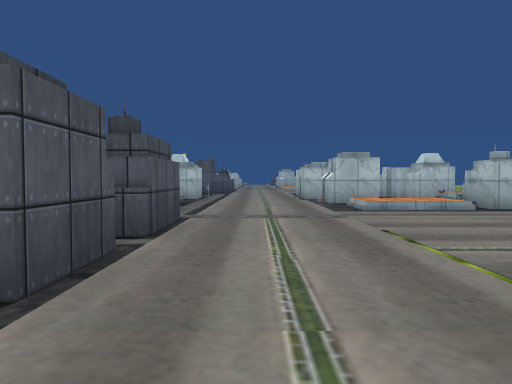
view 1 (above)

24 first-person views from a walk through a 3-D level made in the Unity game engine. The camera is 1.3 m above the floor, tilts 2° down and sees 70° across. The floor is counted in squares, 2 m on a side. Each view is taken from the middle of a square. On the plan, view 1 faces up. The plan holds only what a view shows up to about 11 squares ahead; the rest is blank. The place goes on beyond the plan. Some surface patterns are stand-ins.

view 2
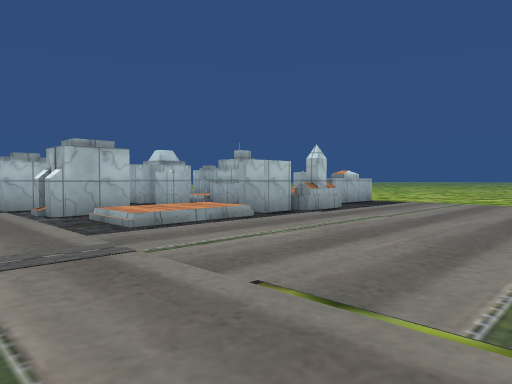

view 3
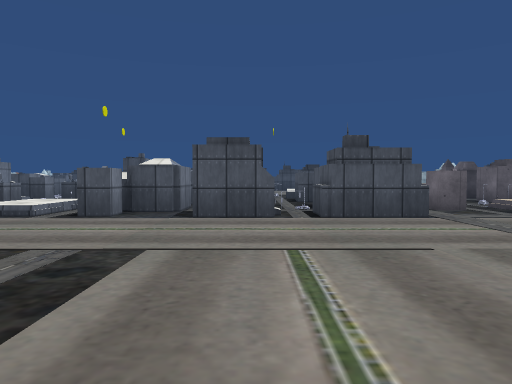

view 4
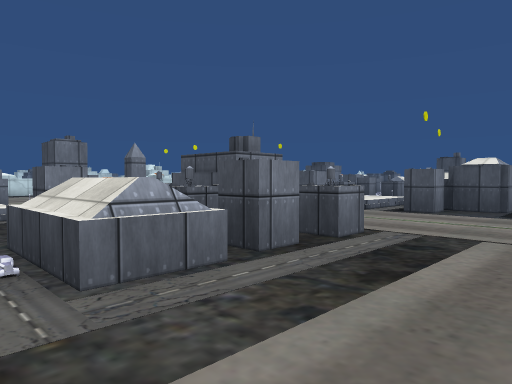

view 5
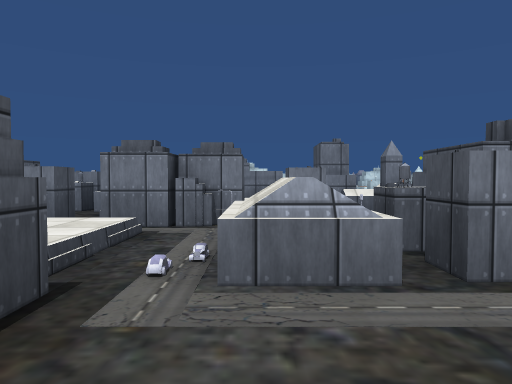

view 6
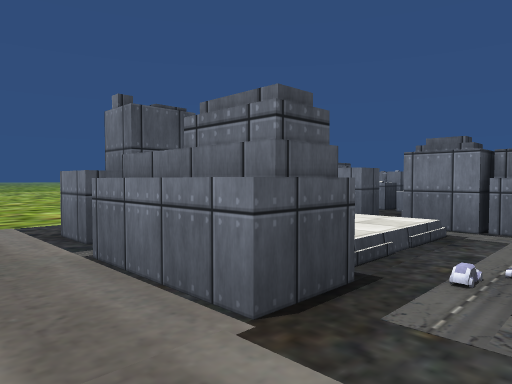

view 7
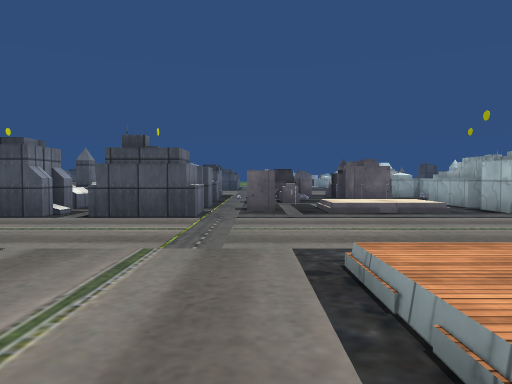

view 8
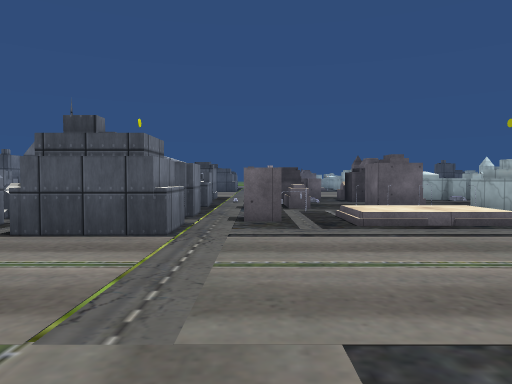

view 9
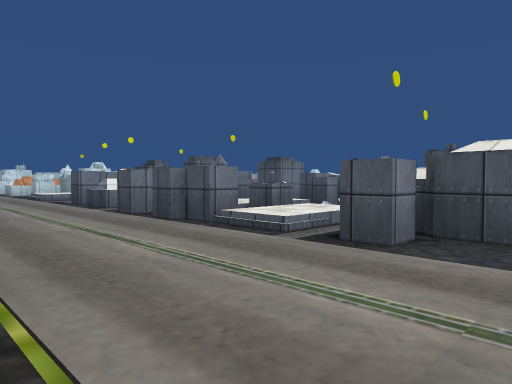

view 10
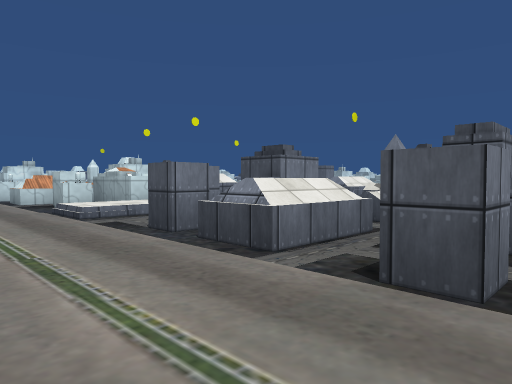

view 11
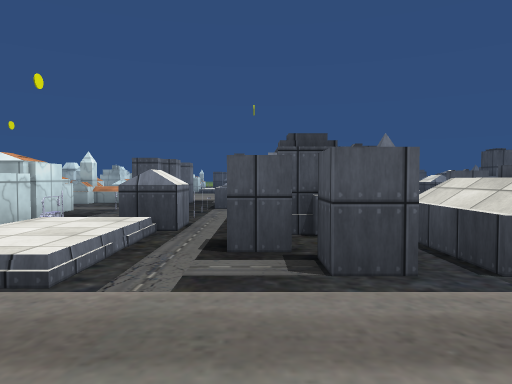

view 12
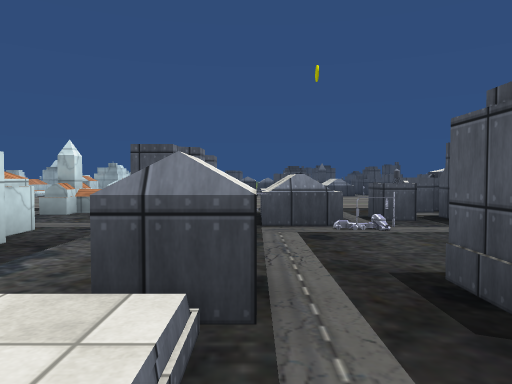

view 13
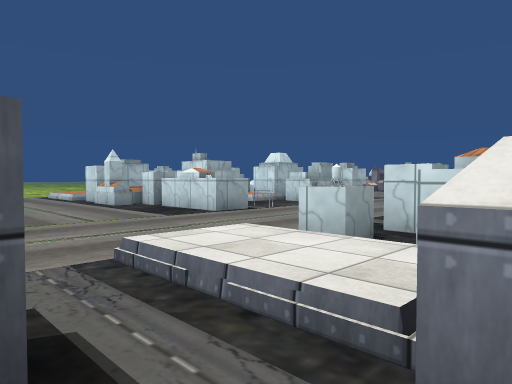

view 14
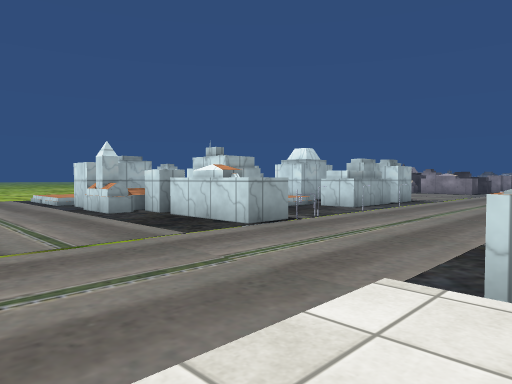

view 15
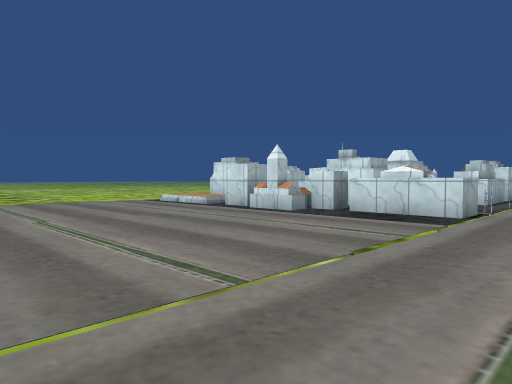

view 16
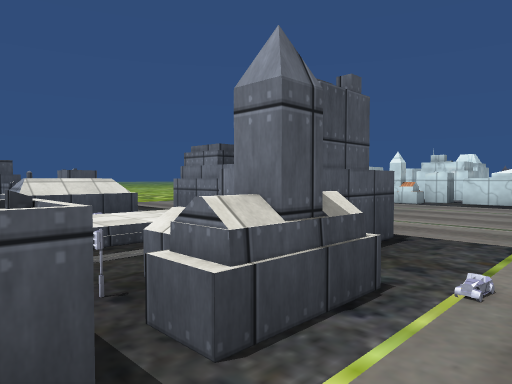

view 17
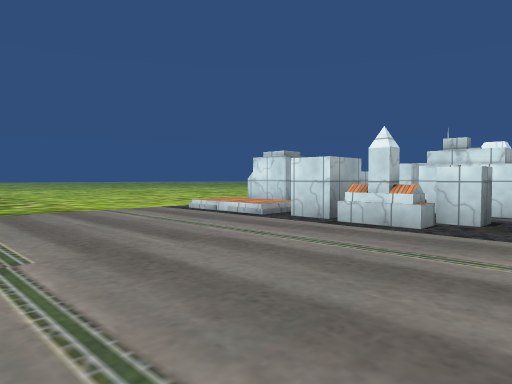

view 18
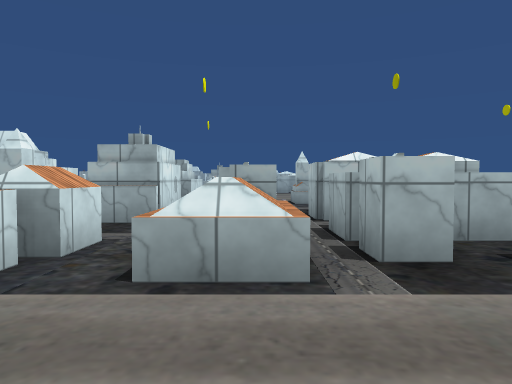

view 19
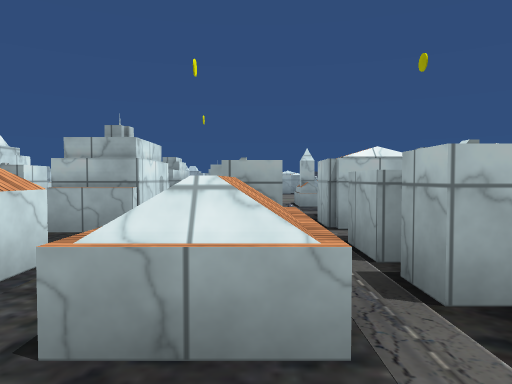

view 20
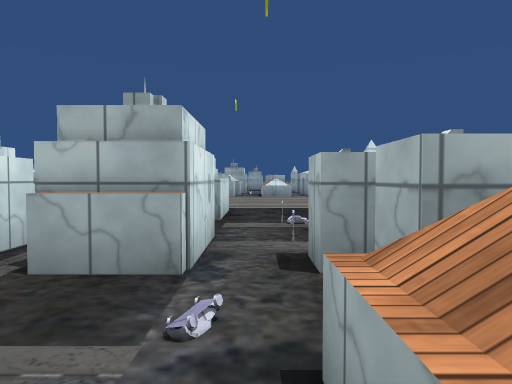

view 21
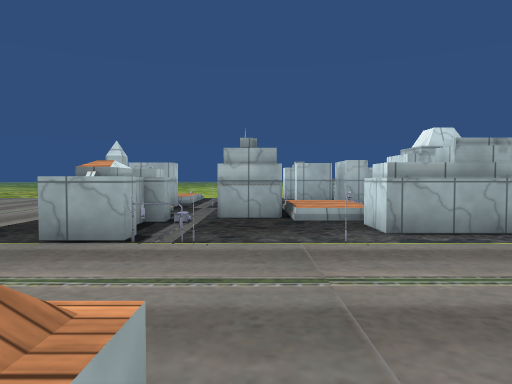

view 22
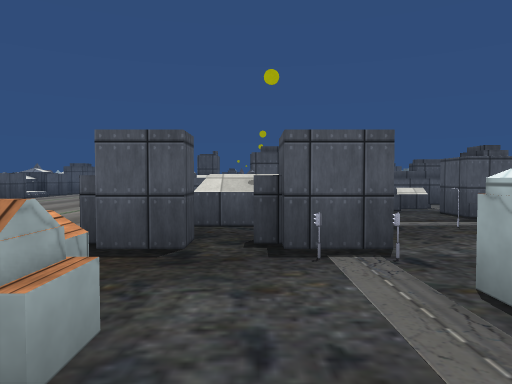

view 23
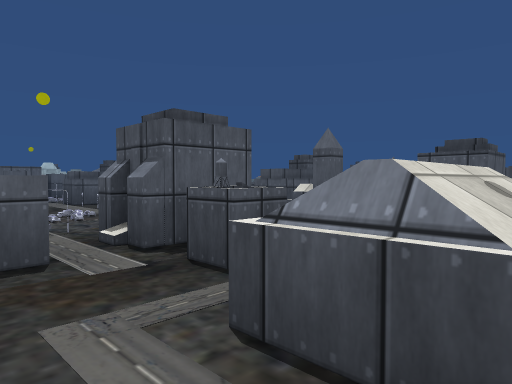

view 24
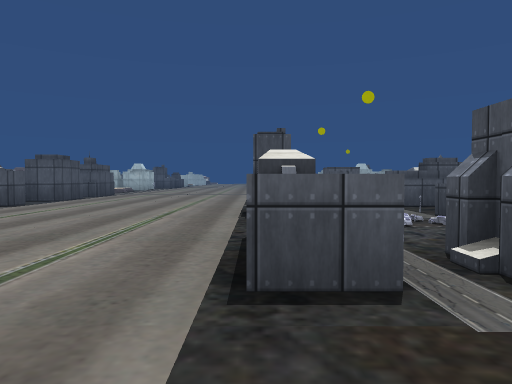

### Floor plan
Key: @ floor where view 1 was taken; # wall or solid block; x gap in a wall; . main floor; : floor 0.25 m higher than the main floor; + floor 0.5 m higher than the main floor; / step, stairs or slope; = window, fence, low wall or low ledge; ^ raised ledge.
Columns run from 17 left of view 1 to 9 right of it. Each row starts with its distance up from view 1.
 11            ## //...#  ###
 10          #.## +/...##  ##
  9          ...x/+/....// x^##
  8          # /=.......++.#^#.
  7            . .#............
  6           ...###...........
  5           ## ###...........
  4            #####..........
  3              ^^x..........
  2 ##.....      ..#...........
  1  ......  #.## ##........#^x
  0  #......  ### ^#.@.^#^^.+
 -1  /.....^  =.   +...# ^^.+
 -2   .....# ..  /##...#  .###
 -3    ..... ..^//^#...^.#.##.
 -4    ....^^..  ++....^^=/ /.
 -5    ....^#.   ^#.#..^^.+/^^^
 -6     ...#.## ........# +/^^x
 -7     ...^... ^.^^....^ ^#...
 -8      ....^=..###...........
 -9       ..^^^....#...........
-10       ..x^#xx^///..........
-11        .#x#...++/..........
-12        ...#.=.^#...........
-13         ^..##.##......^^#//
-14        =^...x.^x...^#^#.#//
-15     ........##^^...#....# #
-16     ..................###
-17      ..###^##.^^...../:/#
-18            ##.   ..##///#

Positions as (right, up) in squares from view 1, and headings:
1: (0, 0), facing up
2: (0, 3), facing up-right
3: (5, 3), facing left
4: (6, 3), facing down-left
5: (5, 3), facing down
6: (5, 3), facing down-right
7: (5, 7), facing left
8: (3, 7), facing left
9: (2, 2), facing down-left
10: (1, -4), facing down-left
11: (1, -9), facing left
12: (-2, -10), facing left
13: (-4, -9), facing down-right
14: (-2, -10), facing down-right
15: (0, -7), facing down-right
16: (1, -3), facing down-right
17: (3, -8), facing down-right
18: (1, -15), facing left
19: (0, -15), facing left
20: (-2, -16), facing left
21: (-2, -16), facing right
22: (-8, -15), facing up
23: (-10, -10), facing up-right
24: (-10, -9), facing up
